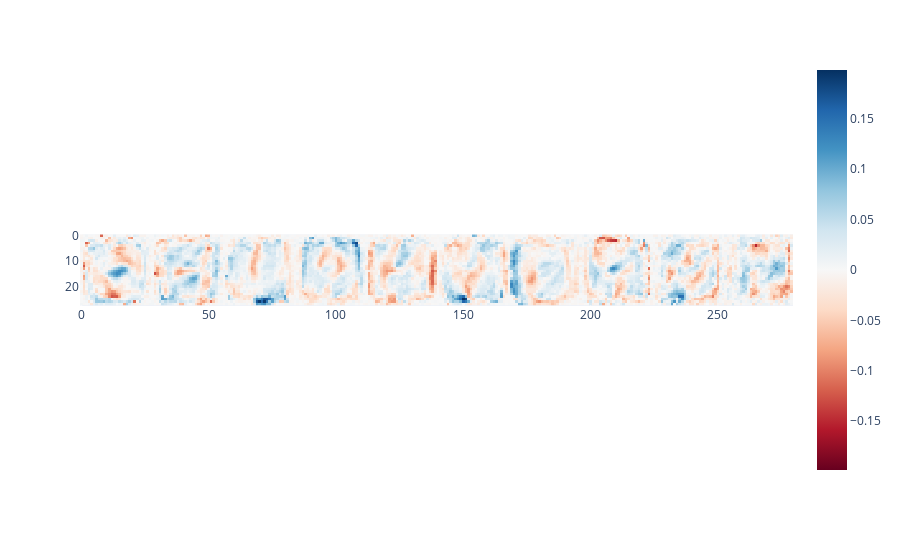

Notebook cell for this chart:
### Code cell
import plotly.express as px
beta = ex_lin.beta
beta.shape

u, s, vh = np.linalg.svd(beta, full_matrices=True)
print(u.shape, s.shape, vh.shape)

#S = np.zeros((784, 784))
#S[:len(s), :len(s)] = np.diag(s)
smat = np.zeros((784, 784), dtype=complex)
smat[:10, :10] = np.diag(s)

#inner = np.dot(smat, vh)
print(np.allclose(beta, np.dot(u, smat[:,:10] @ vh)))
print(np.allclose(beta, np.dot(u[:, :10] * s, vh)))
sv = smat[:, :10] @ vh

print(f'shape of u, being truncated to :10 and reshaped to (-1, 28):\n',
      f'{u.shape}')# -> {u[:10].shape} -> {u[:10].reshape((-1,28)).T.shape}')
px.imshow(u[:10].reshape((-1,28)).T, color_continuous_midpoint=0, color_continuous_scale="RdBu")
#px.imshow(u.T.reshape((280,28)).T, color_continuous_midpoint=0, color_continuous_scale="RdBu")

### Figure 1 — Plotly figure (JSON) as saved in the notebook; plotly's stock layout.template omitted (floating-point values rounded to 4 significant figures; data arrays with more than 128 entries replaced by an {"elided": "..."} marker saying what was removed)
{"data": [{"coloraxis": "coloraxis", "hovertemplate": "x: %{x}<br>y: %{y}<br>color: %{z}<extra></extra>", "name": "0", "type": "heatmap", "xaxis": "x", "yaxis": "y", "z": {"elided": "28x280 float values"}}], "layout": {"coloraxis": {"cmid": 0, "colorscale": [[0, "rgb(103,0,31)"], [0.1, "rgb(178,24,43)"], [0.2, "rgb(214,96,77)"], [0.3, "rgb(244,165,130)"], [0.4, "rgb(253,219,199)"], [0.5, "rgb(247,247,247)"], [0.6, "rgb(209,229,240)"], [0.7, "rgb(146,197,222)"], [0.8, "rgb(67,147,195)"], [0.9, "rgb(33,102,172)"], [1, "rgb(5,48,97)"]]}, "margin": {"t": 60}, "xaxis": {"anchor": "y", "constrain": "domain", "domain": [0, 1], "scaleanchor": "y"}, "yaxis": {"anchor": "x", "autorange": "reversed", "constrain": "domain", "domain": [0, 1]}}}
